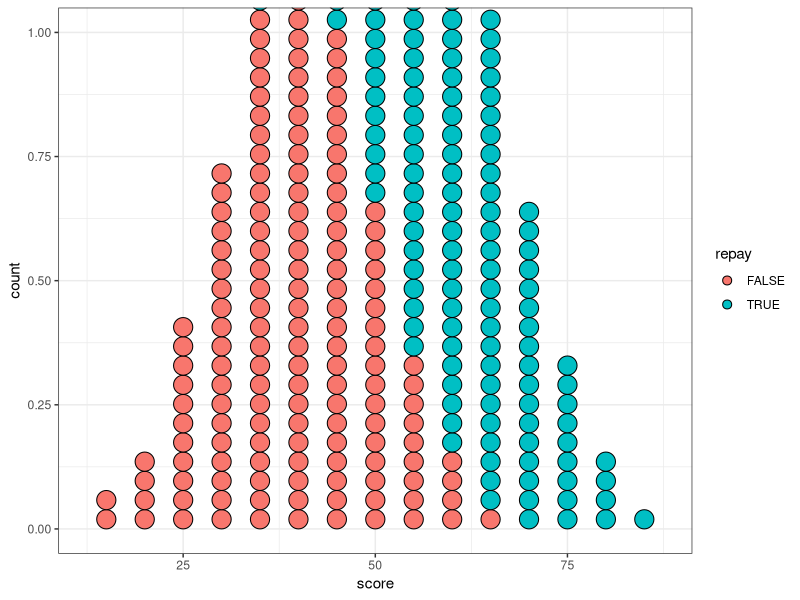
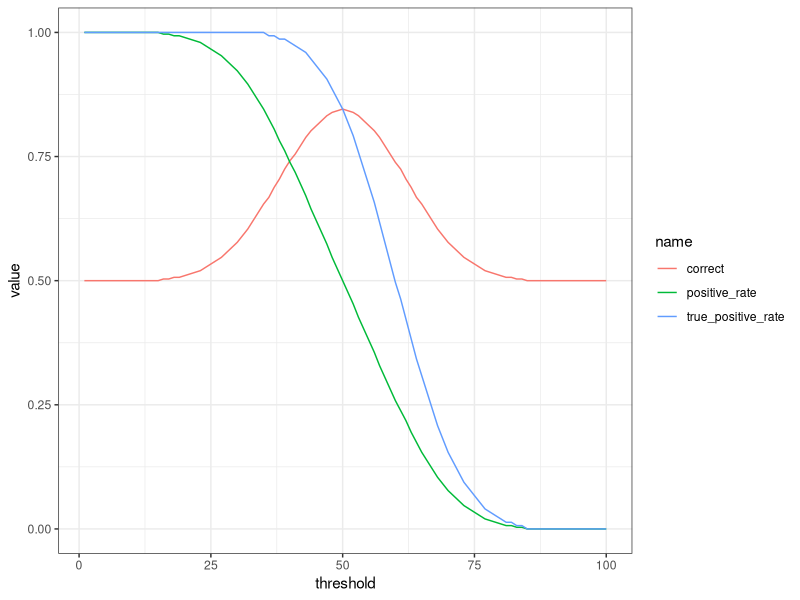

The R source for these figures, in order:
## ---- chunk 1
knitr::opts_chunk$set(echo = TRUE, comment = "")
library(tidyverse)
theme_set(theme_bw())
## ---- chunk 2
set.seed(0)
make_group_rand <- function(n, mean, sd, ...) {
  tibble(score = rnorm(n, mean = mean, sd = sd), ...)
}

# "Deterministic normal": for n points, we expect n * pnorm(x, mu, sd) of them to be below x.
make_group <- function(n, mean, sd, ...) {
  tibble(score = 0:100) %>% 
    mutate(n = floor(n * pnorm(score, mean, sd))) %>% 
    mutate(delta = c(diff(n), 0)) %>% 
    uncount(delta) %>% 
    select(score) %>% 
    mutate(...)
}

people <- bind_rows(
  make_group(150, 60, 10, repay = TRUE),
  make_group(150, 40, 10, repay = FALSE)
)
## ---- chunk 3
ggplot(people, aes(x = score, fill = repay)) +
  geom_dotplot(binwidth = 5, dotsize = .5, binpositions = "all", method = "histodot", stackgroups = TRUE)
## ---- chunk 4
people %>% 
  summarize(num_repayed = sum(repay),
            frac_repayed = mean(repay))
## ---- chunk 5
threshold <- 64
decisions <- 
  people %>% 
  mutate(granted = score >= threshold)
## ---- chunk 6
# Positive rate:
decisions %>% 
  summarize(mean(granted))

#True positive rate:
decisions %>% 
  filter(repay) %>% 
  summarize(mean(granted))
## ---- chunk 7
outcomes <- 
  decisions %>% 
    mutate(
      correct = repay == granted,
      outcome = case_when(
        repay & granted ~ "True Positive",
        repay & !granted ~ "False Negative",
        !repay & granted ~ "False Positive",
        !repay & !granted ~ "True Negative"
      )
    )
outcomes %>% 
  summarize(mean(correct))

outcome_counts <- outcomes %>% 
  group_by(outcome) %>% 
  summarize(n = n())
outcome_counts
## ---- chunk 8
all_decisions <- 
  people %>% 
    expand_grid(threshold = 1:100) %>% 
    mutate(granted = score >= threshold)

all_decisions %>% 
  group_by(threshold) %>% 
  summarize(positive_rate = mean(granted), true_positive_rate = sum(granted & repay) / sum(repay), correct = mean(granted == repay)) %>% 
  pivot_longer(c(positive_rate, true_positive_rate, correct)) %>% 
  ggplot(aes(x = threshold, y = value, color = name)) + geom_line()
